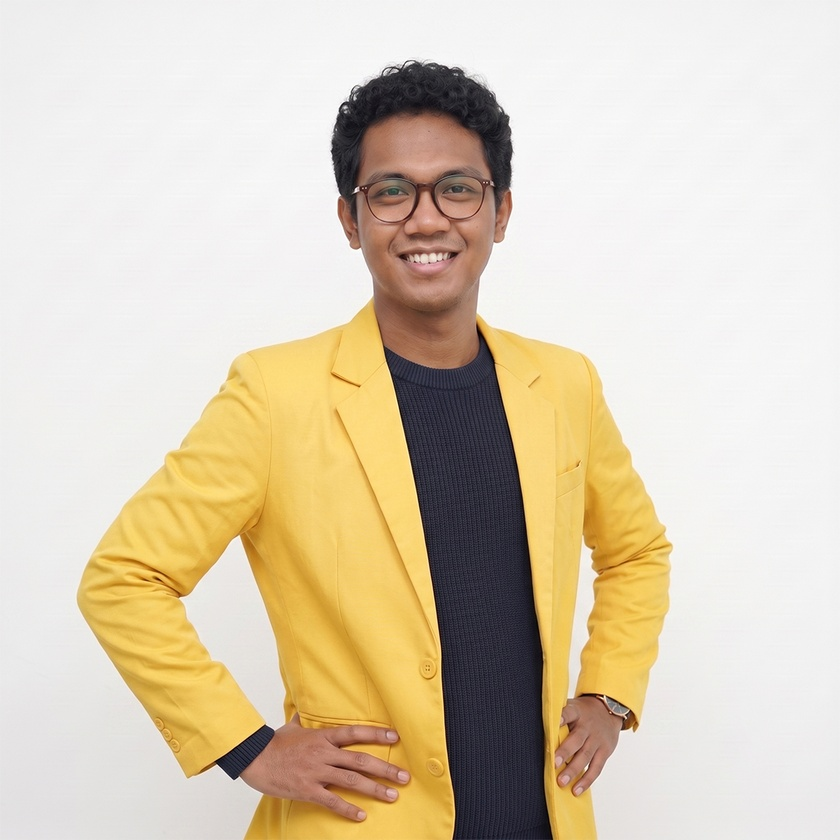
#> input picture pertemuan1/hacker.jpg, 840 x 840 px, shrunk from 1080 x 1080 before the run
$ python PraktikBinary.py
#> lines starting #> are read from the running program, lines starting #| are printed output that depends on the picture; after the words box and inside, x2 and y2 are one past the last pixel; in counts of white or black regions, pixels touching at a corner belong together
import cv2 as cv

#membaca citra grayscale
image_grayscale= cv.imread('hacker.jpg', cv.IMREAD_GRAYSCALE)
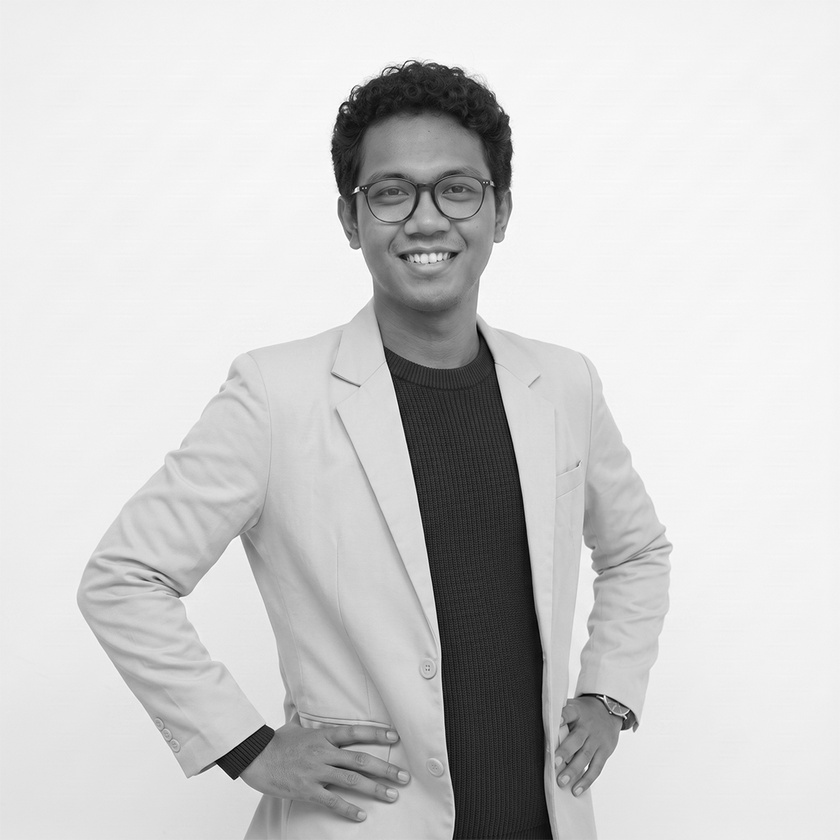
#> image_grayscale: shape (840, 840); min 0, max 255, mean 206

#threshold
_, image_binary = cv.threshold(image_grayscale, 128, 255, cv. THRESH_BINARY)
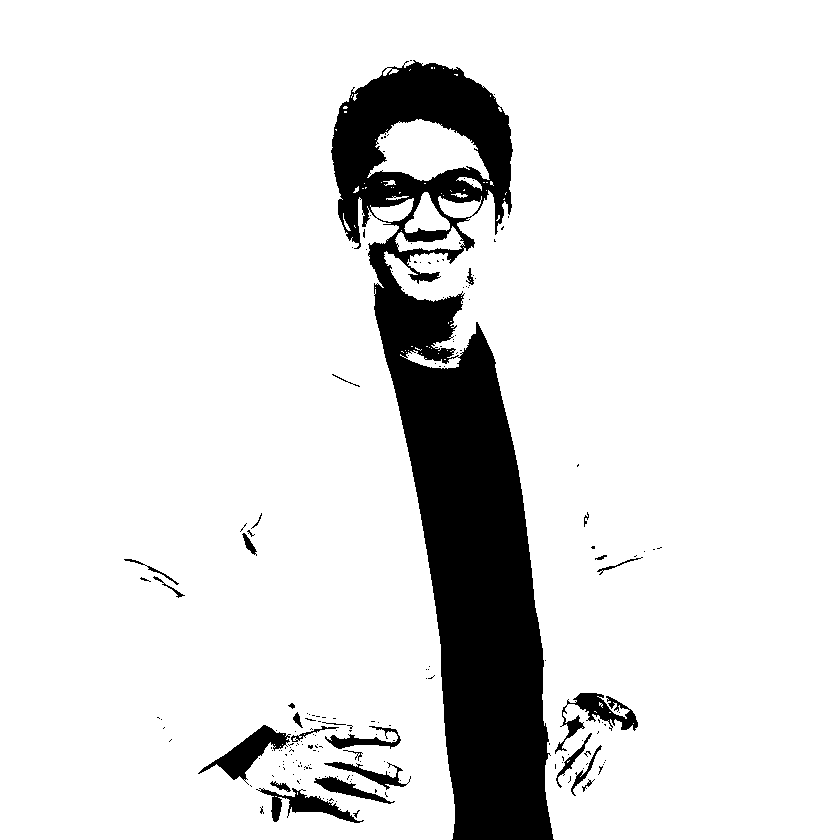
#> image_binary: shape (840, 840); 88.3% white; 185 black regions (160 under 20 px), largest, box (x1, y1, x2, y2) and area: (331, 60, 554, 840) 73971, (198, 725, 291, 785) 1720, (555, 693, 638, 754) 1429

#menampilkan citra
cv. imshow('Citra Binary', image_binary)

cv.waitKey(0)
cv.destroyAllWindows ()
